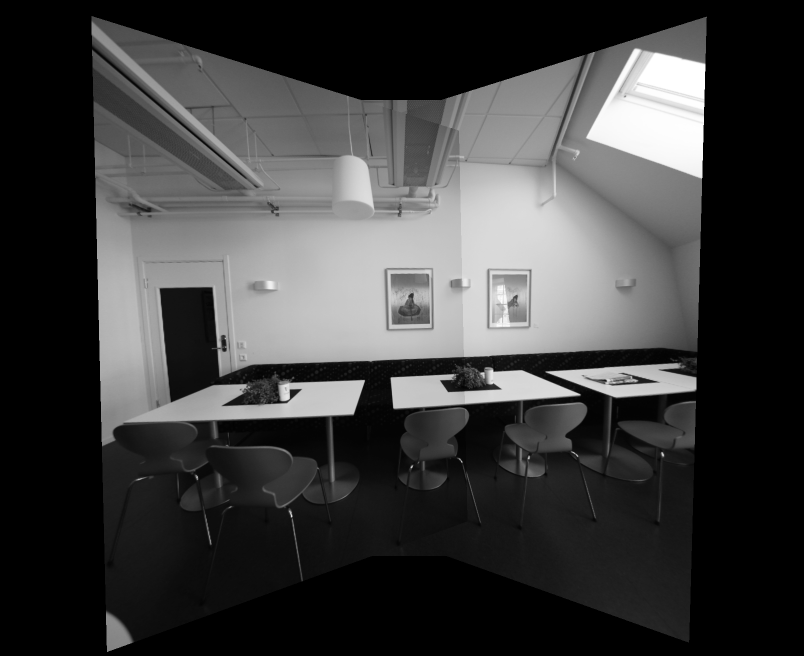
#> input picture Results/output_homography.png, 1608 x 1312 px (shown at 1/2 size); the run also reads 1 picture not shown here
$ python main.py 3 ../Results/output_homography.png ../Results/output_homography_lpb.png ../Results/output_cylindrical.png out.png   (Python 2 division)
#> lines starting #> are read from the running program, lines starting #| are printed output that depends on the picture; after the words box and inside, x2 and y2 are one past the last pixel; in counts of white or black regions, pixels touching at a corner belong together
# Instructions:
# Do not change the output file names, use the helper functions as you see fit

import os
import sys
import cv2
import numpy as np
import matplotlib.pyplot as plt
import math

# [13 lines left out: function help_message, not called in this run]


def Laplacian_Pyramid_Blending_with_mask(A, B, m, num_levels = 6):
    # assume mask is float32 [0,1]

    # generate Gaussian pyramid for A,B and mask
    GA = A.copy()
    GB = B.copy()
    GM = m.copy()
    gpA = [GA]
    gpB = [GB]
    gpM = [GM]
    for i in xrange(num_levels):
        GA = cv2.pyrDown(GA)
        GB = cv2.pyrDown(GB)
        GM = cv2.pyrDown(GM)
        gpA.append(np.float32(GA))
        gpB.append(np.float32(GB))
        gpM.append(np.float32(GM))

    # generate Laplacian Pyramids for A,B and masks
    lpA  = [gpA[num_levels-1]] # the bottom of the Lap-pyr holds the last (smallest) Gauss level
    lpB  = [gpB[num_levels-1]]
    gpMr = [gpM[num_levels-1]]
    for i in xrange(num_levels-1,0,-1):
        # Laplacian: subtarct upscaled version of lower level from current level
        # to get the high frequencies
        LA = np.subtract(gpA[i-1], cv2.pyrUp(gpA[i]))
        LB = np.subtract(gpB[i-1], cv2.pyrUp(gpB[i]))
        lpA.append(LA)
        lpB.append(LB)
        gpMr.append(gpM[i-1]) # also reverse the masks

    # Now blend images according to mask in each level
    LS = []
    for la,lb,gm in zip(lpA,lpB,gpMr):
        ls = la * gm + lb * (1.0 - gm)
        LS.append(ls)

    # now reconstruct
    ls_ = LS[0]
    for i in xrange(1,num_levels):
        ls_ = cv2.pyrUp(ls_)
        ls_ = cv2.add(ls_, LS[i])

    return ls_

'''
Detect, extract and match features between img1 and img2.
Using SIFT as the detector/extractor, but this is inconsequential to the user.

Returns: (pts1, pts2), where ptsN are points on image N.
    The lists are "aligned", i.e. point i in pts1 matches with point i in pts2.

Usage example:
    im1 = cv2.imread("image1.jpg", 0)
    im2 = cv2.imread("image2.jpg", 0)
    (pts1, pts2) = feature_matching(im1, im2)

    plt.subplot(121)
    plt.imshow(im1)
    plt.scatter(pts1[:,:,0],pts1[:,:,1], 0.5, c='r', marker='x')
    plt.subplot(122)
    plt.imshow(im2)
    plt.scatter(pts1[:,:,0],pts1[:,:,1], 0.5, c='r', marker='x')
'''
def feature_matching(img1, img2, savefig=False):
    # Initiate SIFT detector

    sift = cv2.xfeatures2d.SIFT_create()
    # find the keypoints and descriptors with SIFT
    kp1, des1 = sift.detectAndCompute(img1,None)
    kp2, des2 = sift.detectAndCompute(img2,None)

    # print kp1, des1, kp2, des2
    # FLANN parameters
    FLANN_INDEX_KDTREE = 1
    index_params = dict(algorithm = FLANN_INDEX_KDTREE, trees = 5)
    search_params = dict(checks=50)   # or pass empty dictionary
    flann = cv2.FlannBasedMatcher(index_params,search_params)
    matches2to1 = flann.knnMatch(des2,des1,k=2)

    matchesMask_ratio = [[0,0] for i in xrange(len(matches2to1))]
    match_dict = {}
    for i,(m,n) in enumerate(matches2to1):
        if m.distance < 0.7*n.distance:
            matchesMask_ratio[i]=[1,0]
            match_dict[m.trainIdx] = m.queryIdx

    good = []
    recip_matches = flann.knnMatch(des1,des2,k=2)
    matchesMask_ratio_recip = [[0,0] for i in xrange(len(recip_matches))]

    for i,(m,n) in enumerate(recip_matches):
        if m.distance < 0.7*n.distance: # ratio
            if m.queryIdx in match_dict and match_dict[m.queryIdx] == m.trainIdx: #reciprocal
                good.append(m)
                matchesMask_ratio_recip[i]=[1,0]


    if savefig:
        draw_params = dict(matchColor = (0,255,0),
                           singlePointColor = (255,0,0),
                           matchesMask = matchesMask_ratio_recip,
                           flags = 0)
        img3 = cv2.drawMatchesKnn(img1,kp1,img2,kp2,recip_matches,None,**draw_params)

        plt.figure(),plt.xticks([]),plt.yticks([])
        plt.imshow(img3,)
        plt.savefig("feature_matching.png",bbox_inches='tight')

    return ([ kp1[m.queryIdx].pt for m in good ],[ kp2[m.trainIdx].pt for m in good ])

'''
Warp an image from cartesian coordinates (x, y) into cylindrical coordinates (theta, h)
Returns: (image, mask)
Mask is [0,255], and has 255s wherever the cylindrical images has a valid value.
Masks are useful for stitching

Usage example:

    im = cv2.imread("myimage.jpg",0) #grayscale
    h,w = im.shape
    f = 700
    K = np.array([[f, 0, w/2], [0, f, h/2], [0, 0, 1]]) # mock calibration matrix
    imcyl = cylindricalWarpImage(im, K)
'''
# [36 lines left out: function cylindricalWarpImage, not called in this run]

'''
Calculate the geometric transform (only affine or homography) between two images,
based on feature matching and alignment with a robust estimator (RANSAC).

Returns: (M, pts1, pts2, mask)
Where: M    is the 3x3 transform matrix
       pts1 are the matched feature points in image 1
       pts2 are the matched feature points in image 2
       mask is a binary mask over the lists of points that selects the transformation inliers

Usage example:
    im1 = cv2.imread("image1.jpg", 0)
    im2 = cv2.imread("image2.jpg", 0)
    (M, pts1, pts2, mask) = getTransform(im1, im2)

    # for example: transform im1 to im2's plane
    # first, make some room around im2
    im2 = cv2.copyMakeBorder(im2,200,200,500,500, cv2.BORDER_CONSTANT)
    # then transform im1 with the 3x3 transformation matrix
    out = cv2.warpPerspective(im1, M, (im1.shape[1],im2.shape[0]), dst=im2.copy(), borderMode=cv2.BORDER_TRANSPARENT)

    plt.imshow(out, cmap='gray')
    plt.show()
'''
def getTransform(src, dst, method):
    pts1,pts2 = feature_matching(src,dst)

    #print pts1
    src_pts = np.float32(pts1).reshape(-1,1,2)
    dst_pts = np.float32(pts2).reshape(-1,1,2)

    if method == 'affine':
        M, mask = cv2.estimateAffine2D(src_pts, dst_pts, cv2.RANSAC, ransacReprojThreshold=5.0)
       # M = np.append(M, [[0,0,1]], axis=0)

    if method == 'homography':
        M, mask = cv2.findHomography(src_pts, dst_pts, cv2.RANSAC, 5.0)
    matchesMask = mask.ravel().tolist()

    return (M, pts1, pts2, mask)

# ===================================================
# ================ Perspective Warping ==============
# ===================================================
# [20 lines left out: function Perspective_warping, not called in this run]

def Bonus_perspective_warping(img1, img2, img3):

        mask_img1 = np.ones(img1.shape)
        mask_img2 = np.ones(img2.shape)
        mask_img3 = np.ones(img3.shape)

        img1 = cv2.copyMakeBorder(img1,200,200,500,500, cv2.BORDER_CONSTANT)
        mask_img1 = cv2.copyMakeBorder(mask_img1,200,200,500,500, cv2.BORDER_CONSTANT)
        (M, pts1, pts2, mask) = getTransform(img2, img1, 'homography')
        out = cv2.warpPerspective(img2, M, (img1.shape[1], img1.shape[0]))
        out_mask = cv2.warpPerspective(mask_img2, M, (img1.shape[1], img1.shape[0]))
        m = np.ones(out.shape, dtype='float32')
        m[out_mask!=0] = 0
        out = Laplacian_Pyramid_Blending_with_mask(img1, out, m, 4)
        out = np.clip(out, 0, 255)
        out = np.array(out).astype('uint8')
        (M, pts1, pts2, mask) = getTransform(img3, out,'homography')
        out2 = cv2.warpPerspective(img3, M, (out.shape[1], out.shape[0]))
        out2_mask = cv2.warpPerspective(mask_img3, M, (out_mask.shape[1], out_mask.shape[0]))
        m = np.ones(out2_mask.shape, dtype='float32')
        m[out2_mask!=0] = 0
        #m = np.zeros(out2.shape[0], dtype ='float32')
	out2 = Laplacian_Pyramid_Blending_with_mask(out, out2, m, 4)
        out2 = np.clip(out2, 0, 255)
        #final_output = np.zeros((out2.shape[0], out2.shape[1]+8))
        #final_output[:,4:out2.shape[1]+4] = out2

        plt.imshow(out2, cmap='gray')
        plt.show()
        # Write your codes here
        output_image = out2 # This is dummy output, change it to your output

        # Write out the result
        output_name = sys.argv[5] + "output_homography_lpb.png"
        cv2.imwrite(output_name, output_image)

        return True

# ===================================================
# =============== Cynlindrical Warping ==============
# ===================================================
# [73 lines left out: functions Cylindrical_warping, Bonus_cylindrical_warping, not called in this run]

'''
This exact function will be used to evaluate your results for HW2
Compare your result with master image and get the difference, the grading
criteria is posted on Piazza
'''
# [64 lines left out: functions RMSD, RMSD2, not called in this run]

if __name__ == '__main__':
   question_number = -1

   # Validate the input arguments
   if (len(sys.argv) != 6):
      help_message()
      sys.exit()
   else:
      question_number = int(sys.argv[1])
      if (question_number > 4 or question_number < 1):
	 print("Input parameters out of bound ...")
         sys.exit()

   input_image1 = cv2.imread(sys.argv[2], 0)
#> input_image1 is the input picture: shape (1312, 1608); min 0, max 255, mean 61.6
   input_image2 = cv2.imread(sys.argv[3], 0)
   input_image3 = cv2.imread(sys.argv[4], 0)
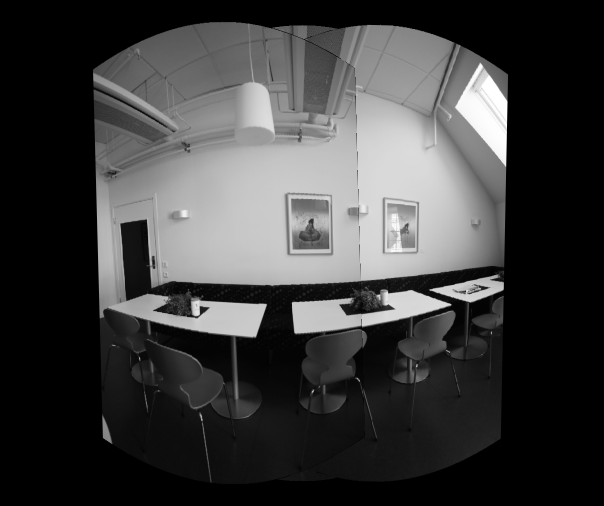
#> input picture Results/output_cylindrical.png, 1208 x 1012 px (shown at 1/2 size)
#> input_image3 is the input picture: shape (1012, 1208); min 0, max 255, mean 61.3

   function_launch = {
   1 : Perspective_warping,
   2 : Cylindrical_warping,
   3 : Bonus_perspective_warping,
   4 : Bonus_cylindrical_warping
   }

   # Call the function
   function_launch[question_number](input_image1, input_image2, input_image3)
#> in Bonus_perspective_warping, `img1 = cv2.copyMakeBorder(img1,200,200,500,500, cv2.BORDER_CONSTANT)`:
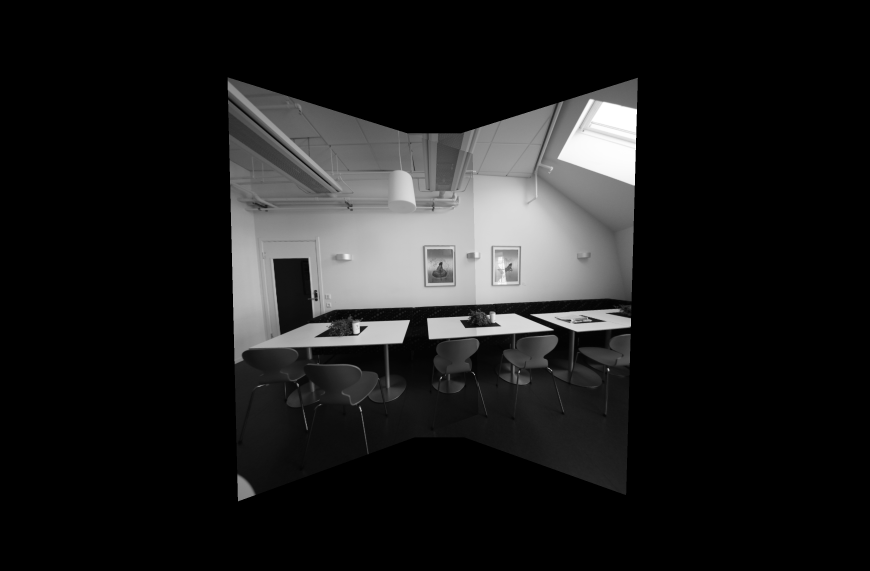
#> img1: shape (1712, 2608) (shown at 1/3 size); min 0, max 255, mean 29.1
#> in feature_matching, `kp1, des1 = sift.detectAndCompute(img1,None)`: kp1 = 958 keypoints; strongest (x, y, size): (1314, 213, 153.9), (823, 934, 2.8), (583, 1032, 2.6), (923, 923, 2)
#> in feature_matching, `kp2, des2 = sift.detectAndCompute(img2,None)`: kp2 = 1008 keypoints; strongest (x, y, size): (1814, 411, 155.4), (1323, 1134, 2.8), (1083, 1232, 2.7), (1423, 1123, 2)
#> in feature_matching, `matches2to1 = flann.knnMatch(des2,des1,k=2)`: matches2to1 = 1008 matches
#> in feature_matching, `matchesMask_ratio = [[0,0] for i in xrange(len(matches2to1))]`: matchesMask_ratio = 1008 pairs, first value 0 to 0, second value 0 to 0
#> after the loop in feature_matching, `for i,(m,n) in enumerate(matches2to1):`: match_dict = 772 items; matchesMask_ratio = 1008 pairs, first value 0 to 1, second value 0 to 0
#> in feature_matching, `recip_matches = flann.knnMatch(des1,des2,k=2)`: recip_matches = 958 matches
#> in feature_matching, `matchesMask_ratio_recip = [[0,0] for i in xrange(len(recip_matches))]`: matchesMask_ratio_recip = 958 pairs, first value 0 to 0, second value 0 to 0
#> after the loop in feature_matching, `for i,(m,n) in enumerate(recip_matches):`: good = 753 matches; matchesMask_ratio_recip = 958 pairs, first value 0 to 1, second value 0 to 0
#> in getTransform, `pts1,pts2 = feature_matching(src,dst)`: pts1 = 753 pairs, first value 172.3 to 1400, second value 59.13 to 1081.5; pts2 = 753 pairs, first value 673.2 to 1897.9, second value 257.6 to 1281.7
#> in getTransform, `src_pts = np.float32(pts1).reshape(-1,1,2)`: src_pts = 753 rows, first 8: [172.3, 90.3], [211.3, 321.7], [239.4, 846], [240.7, 88.74], [248, 864], [248.8, 846.3], [269.9, 427.9], [277.1, 958.5]
#> in getTransform, `dst_pts = np.float32(pts2).reshape(-1,1,2)`: dst_pts = 753 rows, first 8: [673.2, 287.2], [712.3, 522.4], [739.3, 1046.1], [740.5, 288.4], [747.6, 1064.1], [748.7, 1046.4], [769.8, 627.8], [777.2, 1158.6]
#> in getTransform, `M, mask = cv2.findHomography(src_pts, dst_pts, cv2.RANSAC, 5.0)`: M = [[1, 0.000231, 499.8], [0.00019, 1, 199.6], [1.45e-07, 1.85e-07, 1]]; mask = 753 values, max 1 at index 0, min 0 at index 71, mean 0.991
#> in getTransform, `matchesMask = mask.ravel().tolist()`: matchesMask has the same summary as mask
#> in Bonus_perspective_warping, `out_mask = cv2.warpPerspective(mask_img2, M, (img1.shape[1], img1.shap..`: mask_img2: shape (1312, 1608) float64; every value is 1
#> in Laplacian_Pyramid_Blending_with_mask, `GM = m.copy()`: GM: shape (1712, 2608) float32; values 0 (black) and 1 (white), 52.6% white; 1 black region, box (x1, y1, x2, y2) and area: (499, 199, 2109, 1513) 2114389
#> after the loop in Laplacian_Pyramid_Blending_with_mask, `for i in xrange(num_levels):`:
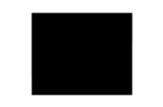
#> GM: shape (107, 163) float32; min 0, max 1, mean 0.526
#> after the loop in Laplacian_Pyramid_Blending_with_mask, `for i in xrange(num_levels):`: gpA = 5 items
#> the loop in Laplacian_Pyramid_Blending_with_mask, `for i in xrange(num_levels-1,0,-1):` made 3 passes
#> pass 1, in Laplacian_Pyramid_Blending_with_mask, `LA = np.subtract(gpA[i-1], cv2.pyrUp(gpA[i]))`:
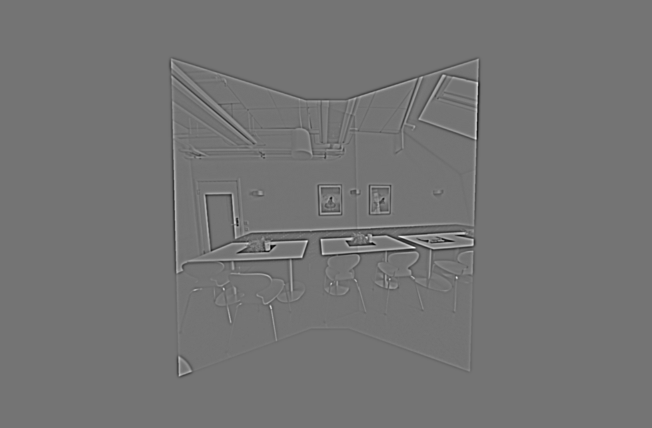
#> LA: shape (428, 652) float32; min -75.5, max 90, mean 0; drawn with min black and max white
#> after the loop in Laplacian_Pyramid_Blending_with_mask, `for i in xrange(num_levels-1,0,-1):`: gpMr = 4 items
#> the loop in Laplacian_Pyramid_Blending_with_mask, `for la,lb,gm in zip(lpA,lpB,gpMr):` made 4 passes
#> in feature_matching (call 2), `kp1, des1 = sift.detectAndCompute(img1,None)`: kp1 = 1209 keypoints; strongest (x, y, size): (969, 211, 72.6), (406, 619, 9.3), (718, 761, 1.8), (486, 642, 48.5)
#> in feature_matching (call 2), `kp2, des2 = sift.detectAndCompute(img2,None)`: kp2 = 967 keypoints; strongest (x, y, size): (1814, 411, 156), (1323, 1134, 2.8), (1083, 1232, 2.7), (1086, 986, 10.6)
#> in feature_matching (call 2), `matches2to1 = flann.knnMatch(des2,des1,k=2)`: matches2to1 = 967 matches
#> in feature_matching (call 2), `recip_matches = flann.knnMatch(des1,des2,k=2)`: recip_matches = 1209 matches
#> after the loop in feature_matching (call 2), `for i,(m,n) in enumerate(recip_matches):`: good = 297 matches; matchesMask_ratio_recip = 1209 pairs, first value 0 to 1, second value 0 to 0
#> in getTransform (call 2), `src_pts = np.float32(pts1).reshape(-1,1,2)`: src_pts = 297 rows, first 8: [236.1, 693.6], [241.3, 603.2], [280.9, 709.1], [289.4, 700], [291.8, 440.9], [292.6, 201.4], [292.7, 805.6], [306.2, 514.2]
#> in getTransform (call 2), `dst_pts = np.float32(pts2).reshape(-1,1,2)`: dst_pts = 297 rows, first 8: [801.7, 1154.2], [816.1, 1010.1], [894.2, 1144.2], [913.3, 1124], [827, 782.9], [927.6, 466.8], [913.7, 1248.4], [946.3, 873.1]
#> in Bonus_perspective_warping, `(M, pts1, pts2, mask) = getTransform(img3, out,'homography')`: M = [[0.405, 0.0165, 811.6], [-0.272, 0.832, 443], [-0.000316, 1.58e-05, 1]]; pts1 = 297 pairs, first value 236.1 to 986, second value 61.18 to 839.4; pts2 = 297 pairs, first value 801.7 to 1833.1, second value 406.5 to 1248.4; mask = 297 values, max 1 at index 80, min 0 at index 0, mean 0.609
#> in Bonus_perspective_warping, `out2_mask = cv2.warpPerspective(mask_img3, M, (out_mask.shape[1], out_..`: mask_img3: shape (1012, 1208) float64; every value is 1
#> in Bonus_perspective_warping, `m = np.ones(out2_mask.shape, dtype='float32')`: m: shape (1712, 2608) float32; every value is 1
#> in Bonus_perspective_warping, `m[out2_mask!=0] = 0`: m: shape (1712, 2608) float32; values 0 (black) and 1 (white), 69.3% white; 1 black region, box (x1, y1, x2, y2) and area: (811, 184, 2105, 1507) 1371494
#> call 2 of Laplacian_Pyramid_Blending_with_mask, with num_levels = 4
#> after the loop in Laplacian_Pyramid_Blending_with_mask (call 2), `for i in xrange(num_levels):`:
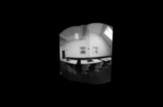
#> GB: shape (107, 163); min 0, max 252, mean 18
#> after the loop in Laplacian_Pyramid_Blending_with_mask (call 2), `for i in xrange(num_levels):`:
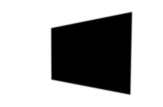
#> GM: shape (107, 163) float32; min 0, max 1, mean 0.693
#> the loop in Laplacian_Pyramid_Blending_with_mask (call 2), `for la,lb,gm in zip(lpA,lpB,gpMr):` made 4 passes
#> pass 1, in Laplacian_Pyramid_Blending_with_mask (call 2), `ls = la * gm + lb * (1.0 - gm)`:
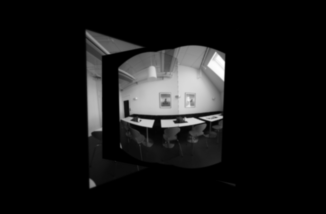
#> ls: shape (214, 326) float32; min 0, max 255, mean 21.8
